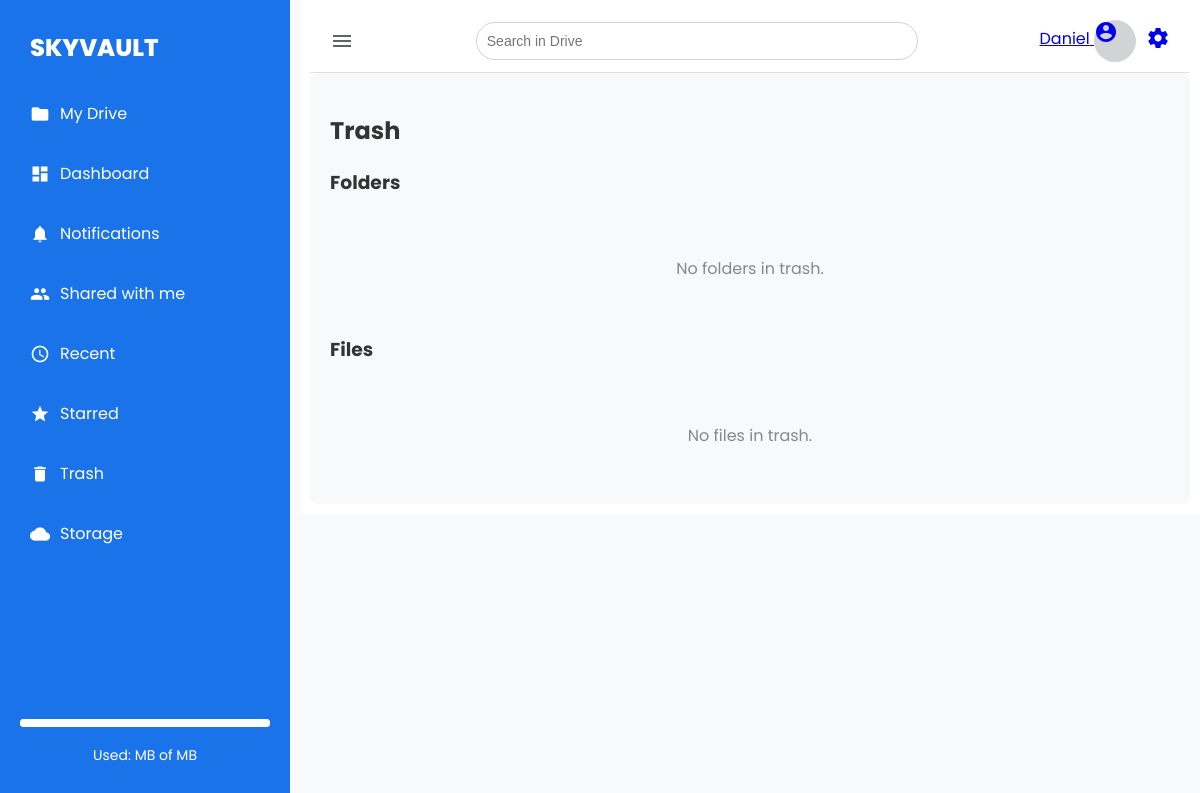
/vault/trash/ (signed in), run on an earlier commit of the app's database.
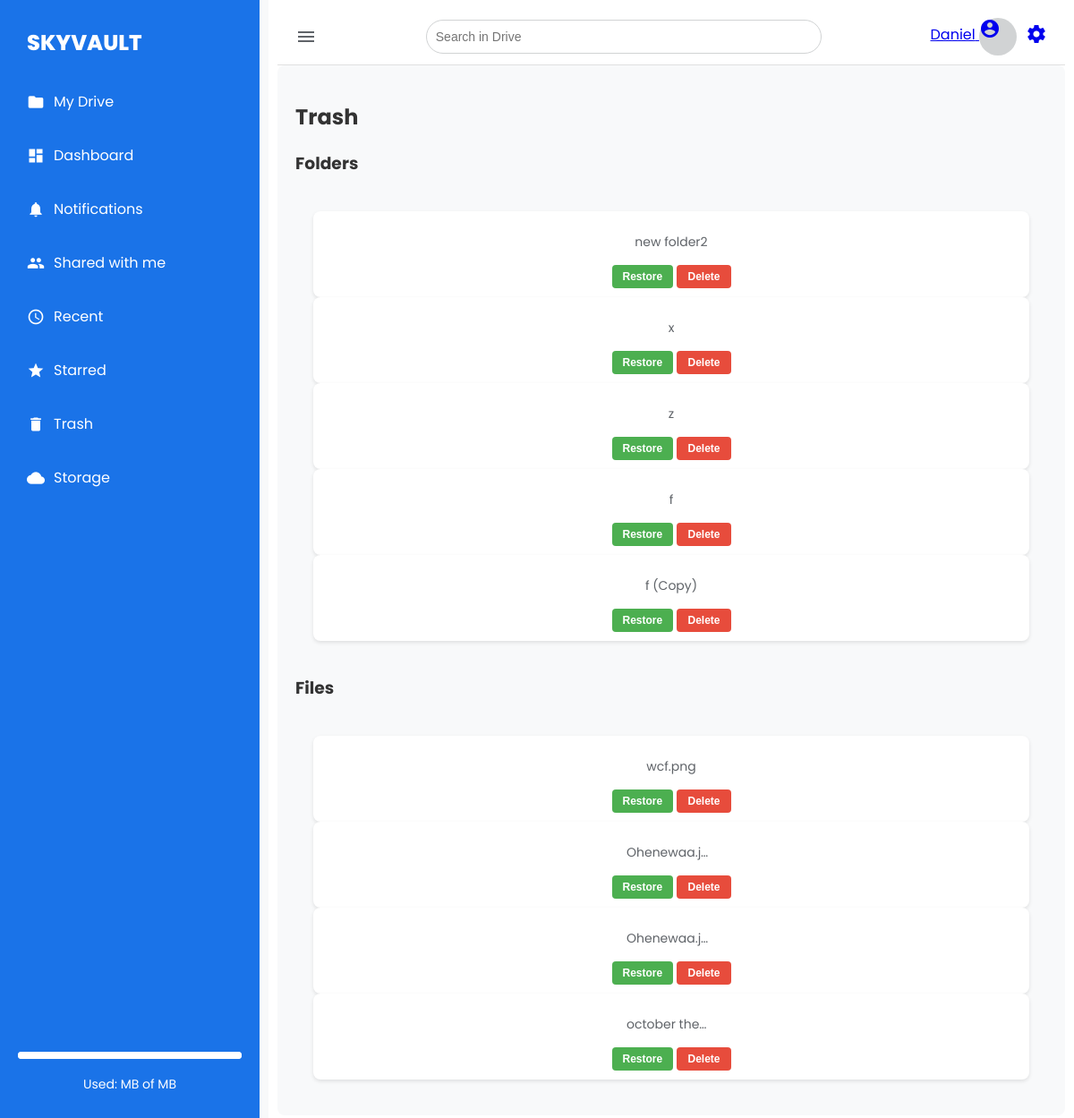
And on a later commit of the database.
### vault/models.py (models this page shows, shortened)
class Folder(models.Model):
    user = models.ForeignKey(User, on_delete=models.CASCADE)
    name = models.CharField(max_length=255)
    trashed = models.BooleanField(default=False)
    parent_folder = models.ForeignKey('self', on_delete=models.CASCADE, blank=True, null=True, related_name='subfolders')
    created_at = models.DateTimeField(auto_now_add=True)

class File(models.Model):
    user = models.ForeignKey(User, on_delete=models.CASCADE)
    folder = models.ForeignKey(Folder, on_delete=models.CASCADE, blank=True, null=True, related_name='files')
    name = models.CharField(max_length=255)
    uploaded_file = models.FileField(upload_to='user_files/')
    size = models.PositiveIntegerField()  # Size in bytes
    trashed = models.BooleanField(default=False)
    shared_with = models.ManyToManyField(User, related_name='shared_files', blank=True)
    created_at = models.DateTimeField(auto_now_add=True)
    starred = models.BooleanField(default=False)

### vault/views.py (the view)
# urls.py: path("trash/", views.trash_view, name="trash_view"),
@login_required
def trash_view(request):
    trashed_folders = Folder.objects.filter(user=request.user, trashed=True)
    trashed_files = File.objects.filter(user=request.user, trashed=True)
    return render(request, 'vault/trash.html', {
        'trashed_folders': trashed_folders,
        'trashed_files': trashed_files,
    })

### templates/vault/trash.html (shortened to what this page needs)
{% extends 'base.html' %}
{% block content %}
  <h2>Trash</h2>
  <h3>Folders</h3>
  <div class="drive-container">
      {% if trashed_folders %}
          {% for folder in trashed_folders %}
              <div class="file-item" data-id="{{ folder.id }}" data-type="folder">
                  <p class="file-item-name">{{ folder.name }}</p>
                  <div class="actions">
                      <button class="restore-btn" onclick="handleRestore('{{ folder.id }}', 'folder')">Restore</button>
                      <button class="delete-btn" onclick="handlePermanentDelete('{{ folder.id }}', 'folder')">Delete</button>
                  </div>
              </div>
          {% endfor %}
      {% else %}
          <p class="trash-empty-message">No folders in trash.</p>
      {% endif %}
  </div>
  <h3>Files</h3>
  <div class="drive-container">
      {% if trashed_files %}
          {% for file in trashed_files %}
              <div class="file-item" data-id="{{ file.id }}" data-type="file">
                  <p class="file-item-name">{{ file.name }}</p>
                  <div class="actions">
                      <button class="restore-btn" onclick="handleRestore('{{ file.id }}', 'file')">Restore</button>
                      <button class="delete-btn" onclick="handlePermanentDelete('{{ file.id }}', 'file')">Delete</button>
                  </div>
              </div>
          {% endfor %}
      {% else %}
          <p class="trash-empty-message">No files in trash.</p>
      {% endif %}
  </div>
{% endblock %}

What changed in the data, as far as the page shows it:
added Folder: name "new folder2"
added Folder: name "x"
added Folder: name "z"
added Folder: name "f"
added Folder: name "f (Copy)"
added File: name "wcf.png"
added File: name "Ohenewaa.j…"
added File: name "Ohenewaa.j…"
added File: name "october the…"
Also different on the page:
text no longer shown: "No folders in trash. No files in trash."
